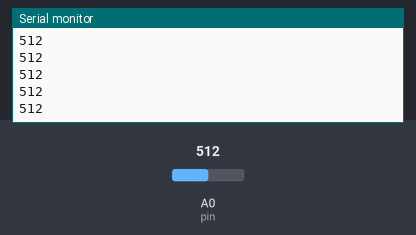
This sketch was run on a simulated Arduino Uno, built with avr-gcc and run on an emulated ATmega328P. Shown: the last lines printed to the serial monitor. Inputs (shaded band) come from the test bench; at power-on: A0 (pin) = 512.

Above: at 1.2 s.
1.3 s: A0 (pin) set to 716
At 1.31 s:
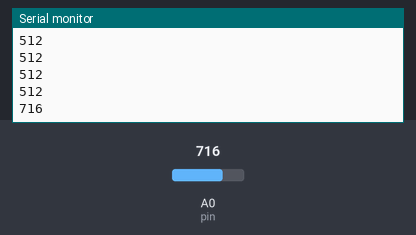
2.8 s: A0 (pin) set to 900
At 2.81 s:
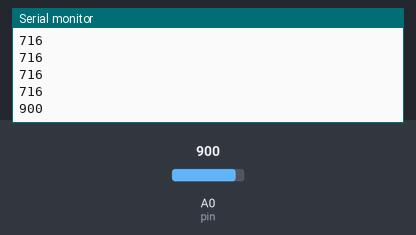
Timing chart, 0 to 5.8 s (numbered marks = the images above; inputs shaded):
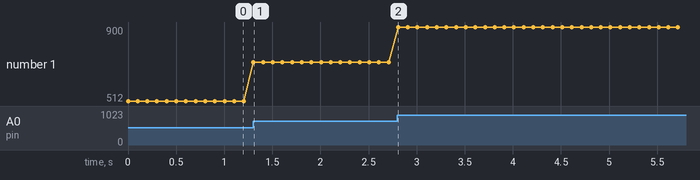

Measured:
- after the input at 1.3 s, the serial monitor: prints a new line at once (image 1)
- after the input at 2.8 s, the serial monitor: prints a new line at once (image 2)
- plotted number 1: 512 → 716 after the input at 1.3 s, 716 → 900 after the input at 2.8 s

The sketch:

analog.ino
```cpp
#define pin A0
int adc = 0;
void setup() {
  // put your setup code here, to run once:
  Serial.begin(9600);
  pinMode(pin, INPUT_PULLUP);
}

void loop() {
  // put your main code here, to run repeatedly:
  adc = analogRead(pin);
  Serial.println(adc);
  delay(100);
}
```
